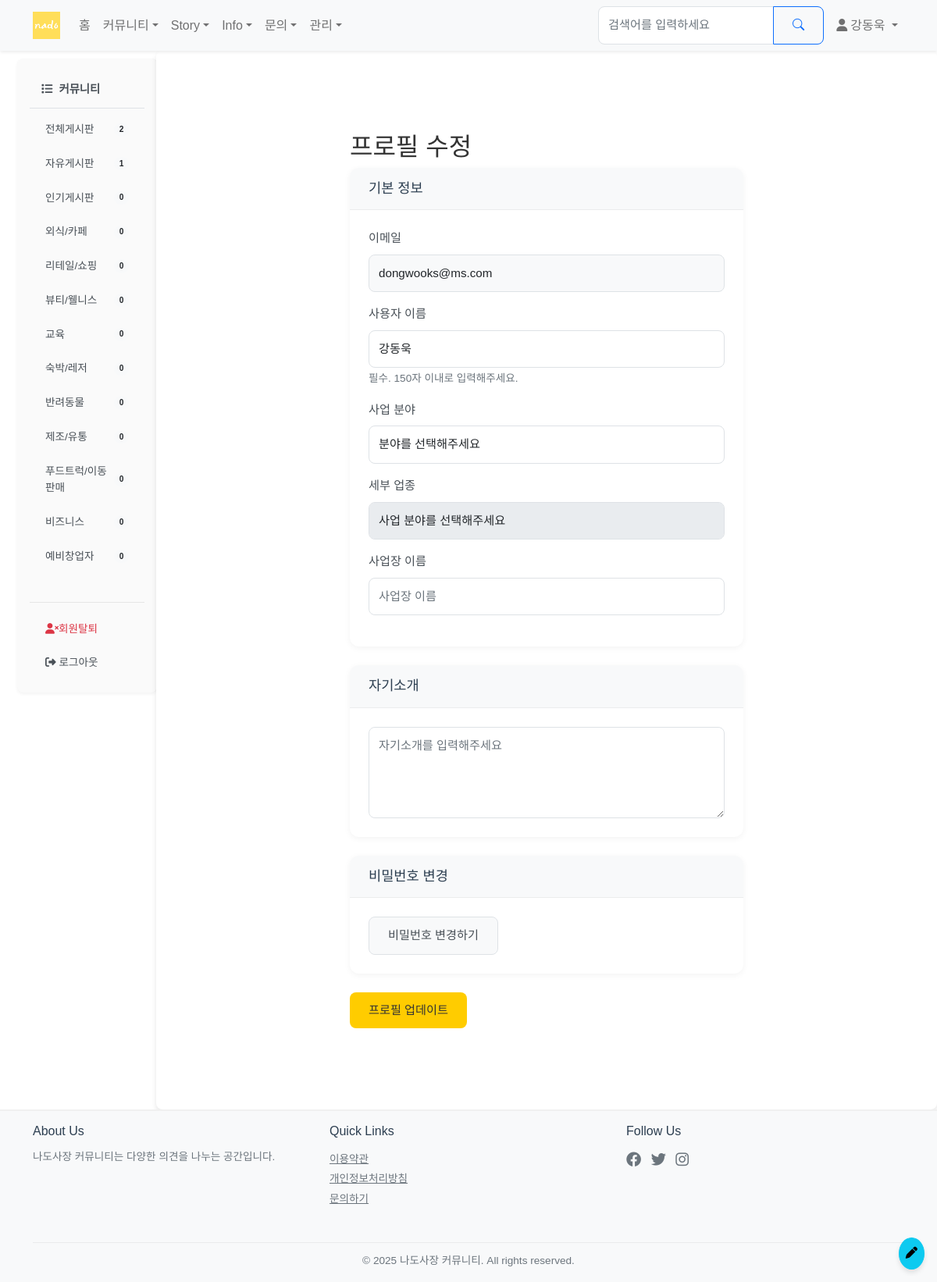
The app's page /common/profile/ (signed in) with its own data.
### common/models.py (models this page shows, shortened)
class CustomUser(AbstractBaseUser, PermissionsMixin):
    username = models.CharField(
        _('닉네임'),
        max_length=150,
        unique = True,
        help_text=_('필수. 150자 이내로 입력해주세요.')
    )
    user_id = models.CharField(
        _('아이디'),
        max_length=30,
        unique=True,
        help_text=_('필수. 로그인에 사용될 아이디를 입력해주세요.')
    )
    email = models.EmailField(
        _('이메일'),
        unique=True,
        help_text=_('필수. 인증에 사용될 이메일을 입력해주세요.')
    )
    business_type = models.ForeignKey(
        BusinessType,
        on_delete=models.SET_NULL,
        null=True,
        blank=True,
        verbose_name=_('업종'),
        related_name='users'
    )
    business_name = models.CharField(
        _('사업장 이름'),
        max_length=100,
        blank=True,
        null=True
    )
    is_active = models.BooleanField(
        _('활성화'),
        default=False,
        help_text=_('이메일 인증 후 활성화됩니다.')
    )
    is_staff = models.BooleanField(
        _('admin 접근 권한'),
        default=False
    )
    is_admin = models.BooleanField(
        _('일반 관리자 권한'),
        default=False
    )
    is_superuser = models.BooleanField(
        _('최고 관리자 권한'),
        default=False
    )
    is_advertise = models.BooleanField(
        _('광고주 권한'),
        default=False
    )
    is_restricted = models.BooleanField(default=False)  # 계정 정지 여부
    restrict_end_date = models.DateTimeField(null=True, blank=True)  # 정지 해제 예정일
    date_joined = models.DateTimeField(_('가입일'), default=timezone.now)
    email_verified = models.BooleanField(_('이메일 인증됨'), default=False)
    objects = CustomUserManager()
    USERNAME_FIELD = 'user_id'
    EMAIL_FIELD = 'email'
    REQUIRED_FIELDS = ['username', 'email']
    class Meta:
        verbose_name = _('사용자')
        verbose_name_plural = _('사용자들')
    def get_report_count(self, days=30):
        from_date = timezone.now() - timedelta(days=days)
        return Report.objects.filter(
            reported_user=self,
            created_at__gte=from_date
        ).count()
    def get_remaining_reports_until_restriction(self):
        current_reports = self.get_report_count()
        return max(30 - current_reports, 0) #여기수정-report기준

class Profile(models.Model):
    user = models.OneToOneField(CustomUser, on_delete=models.CASCADE)
    introduction = models.TextField(_('자기소개'), blank=True)
    updated_at = models.DateTimeField(auto_now=True)

### board/models.py (models this page shows, shortened)
class Category(models.Model):
    TYPE_CHOICES = (
        ('board', '글게시판'),
        ('story', '이야기게시판'),
        ('advertise','광고게시판'),
        ('info','정보게시판')
    )
    name = models.CharField(max_length=50, unique=True)
    slug = models.SlugField(max_length=200, unique=True)
    description = models.TextField(blank=True)
    order = models.IntegerField(default=0)
    is_active = models.BooleanField(default=True)
    is_business = models.BooleanField(default=False)  # 사업 분야 대분류에 해당. profile, 회원가입에 사용됨.
    type = models.CharField(max_length=10, choices=TYPE_CHOICES, default='board')
    created_at = models.DateTimeField(auto_now_add=True)

### common/views/profile_views.py (the view)
# urls.py: path('profile/',profile_views.profile,name = 'profile'),
@login_required(login_url='common:login')
def profile(request):
    profile, created = Profile.objects.get_or_create(user=request.user)
    remaining = request.user.get_remaining_reports_until_restriction()
    warning_message = None
    if remaining <= 5:
        warning_message = f"주의: 신고 {remaining}회 추가 누적 시 7일 정지됩니다."
    if request.method == 'POST':
        u_form = UserUpdateForm(request.POST, instance=request.user)
        p_form = ProfileUpdateForm(request.POST, instance=profile)
        if u_form.is_valid() and p_form.is_valid():
            old_username = request.user.username
            user = u_form.save()
            p_form.save()
            if old_username != user.username:
                messages.success(request,
                    f'사용자 이름이 {old_username}에서 {user.username}으로 변경되었습니다.')
            else:
                messages.success(request, '프로필이 업데이트되었습니다.')
            return redirect('common:profile')
        else:
            for field, errors in u_form.errors.items():
                for error in errors:
                    messages.error(request, f'{u_form.fields[field].label}: {error}')
            for field, errors in p_form.errors.items():
                for error in errors:
                    messages.error(request, f'{p_form.fields[field].label}: {error}')
    else:
        u_form = UserUpdateForm(instance=request.user)
        p_form = ProfileUpdateForm(instance=profile)
    business_categories = Category.objects.filter(
        type='board',
        is_business=True
    ).order_by('order')
    current_business_types = []
    if request.user.business_type and request.user.business_type.category:
        current_business_types = BusinessType.objects.filter(
            category=request.user.business_type.category
        ).order_by('name')
    context = {
        'u_form': u_form,
        'p_form': p_form,
        'business_categories': business_categories,
        'business_types': current_business_types,
        'warning_message': warning_message,
    }
    return render(request, 'common/profile/profile.html', context) # 수정

### templates/common/profile/profile.html (shortened to what this page needs)
{% extends 'base.html' %}
{% block content %}
<div class="container my-3">
    <div class="row">
        <div class="col-md-8 offset-md-2">
            <h2>프로필 수정</h2>
            <form method="post">
                <div class="card mb-4">
                    <div class="card-header">
                        <h5 class="mb-0">기본 정보</h5>
                    </div>
                    <div class="card-body">
                        <div class="form-group mb-3">
                            <label>이메일</label>
                            <input type="text" class="form-control" value="{{ user.email }}" readonly>
                        </div>
                        <div class="form-group mb-3">
                            <label>사용자 이름</label>
                            {{ u_form.username }}
                            {% if u_form.username.help_text %}
                            <small class="text-muted">{{ u_form.username.help_text }}</small>
                            {% endif %}
                        </div>
                        <div class="form-group mb-3">
                            <label for="category">사업 분야</label>
                            <select name="category" id="category" class="form-control">
                                <option value="">분야를 선택해주세요</option>
                            </select>
                        </div>
                        <div class="form-group mb-3">
                            <label for="business_type">세부 업종</label>
                            <select name="business_type" id="business_type" class="form-control"
                                    {% if not user.business_type.category %}disabled{% endif %}>
                                <option value="">사업 분야를 선택해주세요</option>
                            </select>
                        </div>
                        <div class="form-group mb-3">
                            <label>사업장 이름</label>
                            {{ u_form.business_name }}
                        </div>
                    </div>
                </div>
                <div class="card mb-4">
                    <div class="card-header">
                        <h5 class="mb-0">자기소개</h5>
                    </div>
                    <div class="card-body">
                        {% for field in p_form %}
                        <div class="form-group">
                            {{ field }}
                        </div>
                        {% endfor %}
                    </div>
                </div>
                <div class="card mb-4">
                    <div class="card-header">
                        <h5 class="mb-0">비밀번호 변경</h5>
                    </div>
                    <div class="card-body">
                        <a href="{% url 'common:password_change' %}" class="btn btn-secondary">
                            비밀번호 변경하기
                        </a>
                    </div>
                </div>
                <button type="submit" class="btn btn-primary">프로필 업데이트</button>
            </form>
        </div>
    </div>
</div>
{% endblock %}

### templates/navbar.html (shortened to what this page needs)
{% load static %}
<nav class="navbar navbar-expand-lg navbar-light bg-light shadow-sm sticky-top">
    <div class="container">
        <a href="{% url 'board:index' %}" class="navbar-brand">
            <img src="{% static 'nado.png' %}" alt="파파이스 로고" height="30">
        </a>
        <div class="collapse navbar-collapse" id="navbarNav">
            <ul class="navbar-nav me-auto">
                <li class="nav-item">
                    <a class="nav-link {% if request.resolver_match.url_name == 'index' %}active{% endif %}"
                       href="{% url 'board:index' %}">홈</a>
                </li>
                <li class="nav-item dropdown">
                    <a class="nav-link dropdown-toggle" href="#" id="communityDropdown" role="button"
                       data-bs-toggle="dropdown" aria-expanded="false">커뮤니티</a>
                </li>
                <li class="nav-item dropdown">
                    <a class="nav-link dropdown-toggle" href="#" id="storyDropdown" role="button"
                       data-bs-toggle="dropdown" aria-expanded="false">Story</a>
                </li>
                <li class="nav-item dropdown">
                    <a class="nav-link dropdown-toggle" href="#" id="infoDropdown" role="button"
                       data-bs-toggle="dropdown" aria-expanded="false">Info</a>
                </li>
                <li class="nav-item dropdown">
                    <a class="nav-link dropdown-toggle" href="#" id="inquiryDropdown" role="button"
                       data-bs-toggle="dropdown" aria-expanded="false">문의</a>
                </li>
                {% if user.is_authenticated %}
                {% if user.is_admin or user.is_advertise %}
                <li class="nav-item dropdown">
                    <a class="nav-link dropdown-toggle" href="#" id="adminDropdown" role="button"
                       data-bs-toggle="dropdown" aria-expanded="false">관리</a>
                </li>
                {% endif %}
                {% endif %}
            </ul>
            <form class="d-flex me-2" action="{% url 'board:search' %}" method="get">
                <div class="input-group">
                    <input class="form-control" type="search" name="q" placeholder="검색어를 입력하세요"
                           value="{{ request.GET.q|default:'' }}" aria-label="검색">
                    <button class="btn btn-outline-primary" type="submit">
                        <i class="bi bi-search"></i>
                    </button>
                </div>
            </form>
            <ul class="navbar-nav">
                {% if user.is_authenticated %}
                    <li class="nav-item dropdown">
                        <a class="nav-link dropdown-toggle" href="#" id="userDropdown" role="button"
                           data-bs-toggle="dropdown" aria-expanded="false">
                            <i class="fas fa-user me-1"></i>{{ user.username }}
                        </a>
                    </li>
                {% else %}
                    <li class="nav-item">
                        <a href="{% url 'common:login' %}" class="nav-link">
                            <i class="fas fa-sign-in-alt me-1"></i>로그인
                        </a>
                    </li>
                {% endif %}
            </ul>
        </div>
    </div>
</nav>

### templates/_sidebar.html
<div class="col-md-2 p-0">
    <div class="sidebar">
        <div class="nav flex-column">
            {% if category or current_type %}
            {% if request.session.last_visited_type %}
            <h6 class="sidebar-heading d-flex align-items-center">
                {% if request.session.last_visited_type == 'board' %}
                    <i class="fas fa-list me-2"></i>커뮤니티
                {% elif request.session.last_visited_type == 'story' %}
                    <i class="fas fa-book me-2"></i>이야기 게시판
                {% elif request.session.last_visited_type == 'advertise' %}
                    <i class="fas fa-ad me-2"></i>광고 게시판
                {% endif %}
            </h6>
            <div class="nav flex-column mb-4">
                {% for cat in categories %}
                    {% if cat.type == request.session.last_visited_type %}
                    <li class="nav-item">
                    <a class="nav-link {% if current_category == cat.slug %}active{% endif %}"
                        href="{% url 'board:category_questions' cat.slug %}">
                        <div class="d-flex justify-content-between align-items-center">
                            <span>{{ cat.name }}</span>
                            <small class="badge rounded-pill bg-light text-dark">
                                {% if cat.slug != 'all' %}
                                {{ cat.questions.count }}
                                {% else %}
                                {{board_Q_count}}
                                {% endif %}
                            </small>
                        </div>
                    </a>
                    </li>
                    {% endif %}
                {% endfor %}
            </div>
            {% endif %}
            {% else %}
            <h6 class="sidebar-heading d-flex align-items-center">
                <i class="fas fa-list me-2"></i>커뮤니티
            </h6>
            <div class="nav flex-column mb-4">
                {% for cat in board_categories %}
                <li class="nav-item">
                    <a class="nav-link" href="{% url 'board:category_questions' cat.slug %}">
                        <div class="d-flex justify-content-between align-items-center">
                            <span>{{ cat.name }}</span>
                            <small class="badge rounded-pill bg-light text-dark">
                                {% if cat.slug != 'all' %}
                                {{ cat.questions.count }}
                                {% else %}
                                {{board_Q_count}}
                                {% endif %}
                            </small>
                        </div>
                    </a>
                </li>
                {% endfor %}
            </div>
            {% endif %}
            <hr class="sidebar-divider">
            {% if user.is_authenticated %}
            <li class="nav-item">
                <a href="{%url 'common:delete_account'%}" class="nav-link text-danger" onclick="return confirm('정말로 회원탈퇴 페이지로 이동하시겠습니까?');">
                    <i class="fas fa-user-times"></i>회원탈퇴
                </a>
            </li>
            <li class="nav-item">
                <a href="{% url 'common:logout'%}" class="nav-link">
                    <i class="fas fa-sign-out-alt"></i> 로그아웃
                </a>
            </li>
            {% else %}
            <li class="nav-item">
                <a href="{% url 'common:login'%}" class="nav-link">
                    <i class="fas fa-sign-in-alt"></i>로그인
                </a>
            </li>
            {% endif %}
        </div>
    </div>
</div>

### records on screen
CustomUser: username "강동욱", email "dongwooks@ms.com"
Category: name "전체게시판", board_Q_count "2"
Category: name "자유게시판", questions.count "1"
Category: name "인기게시판", questions.count "0"
Category: name "외식/카페", questions.count "0"
Category: name "리테일/쇼핑", questions.count "0"
Category: name "뷰티/웰니스", questions.count "0"
Category: name "교육", questions.count "0"
Category: name "숙박/레저", questions.count "0"
Category: name "반려동물", questions.count "0"
Category: name "제조/유통", questions.count "0"
Category: name "푸드트럭/이동판매", questions.count "0"
Category: name "비즈니스", questions.count "0"
Category: name "예비창업자", questions.count "0"

### other values on screen
{{ u_form.username.help_text }} "필수. 150자 이내로 입력해주세요."
